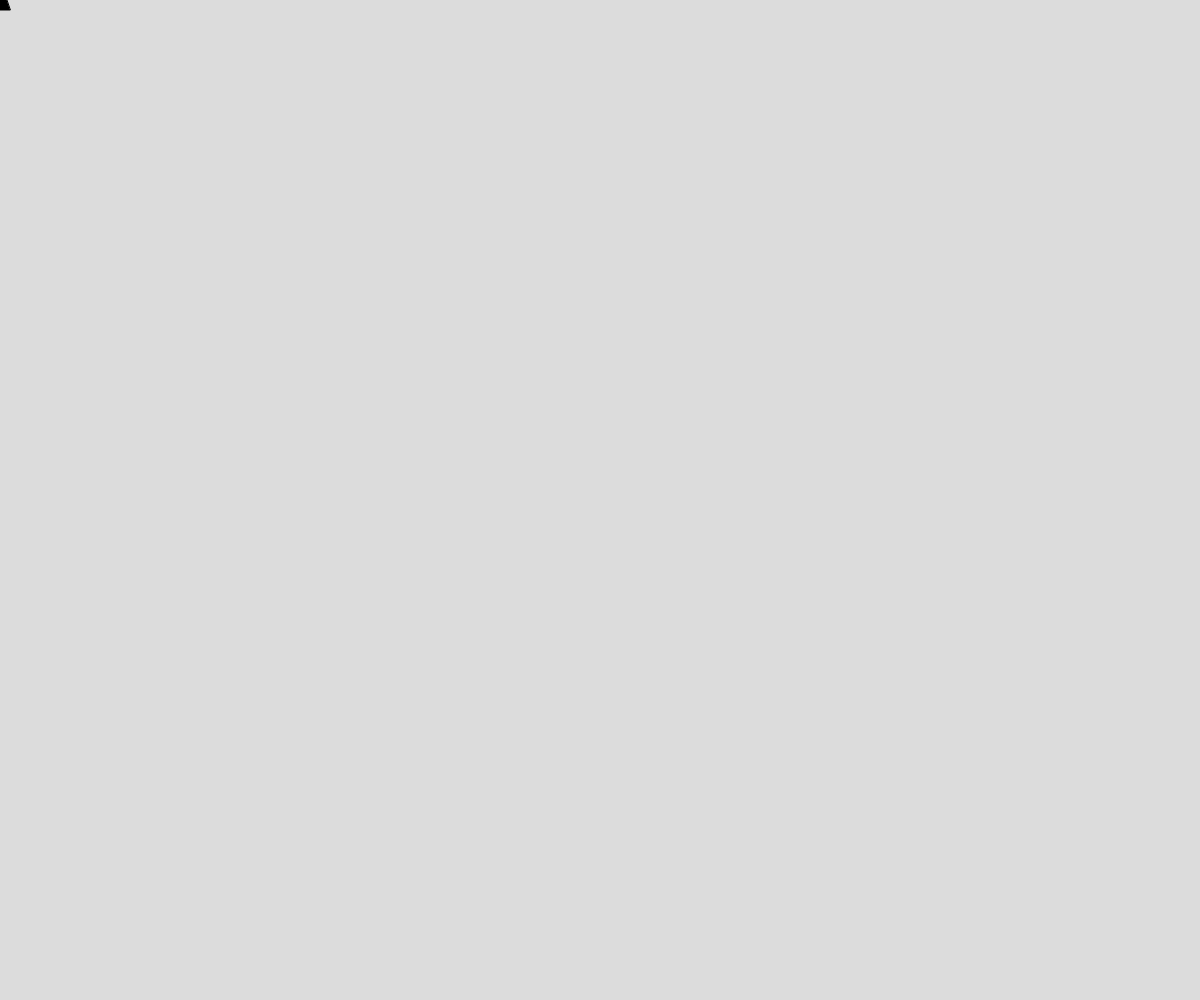
Frame 1 (no input)
Frame 60 (no input): identical to frame 1, image omitted
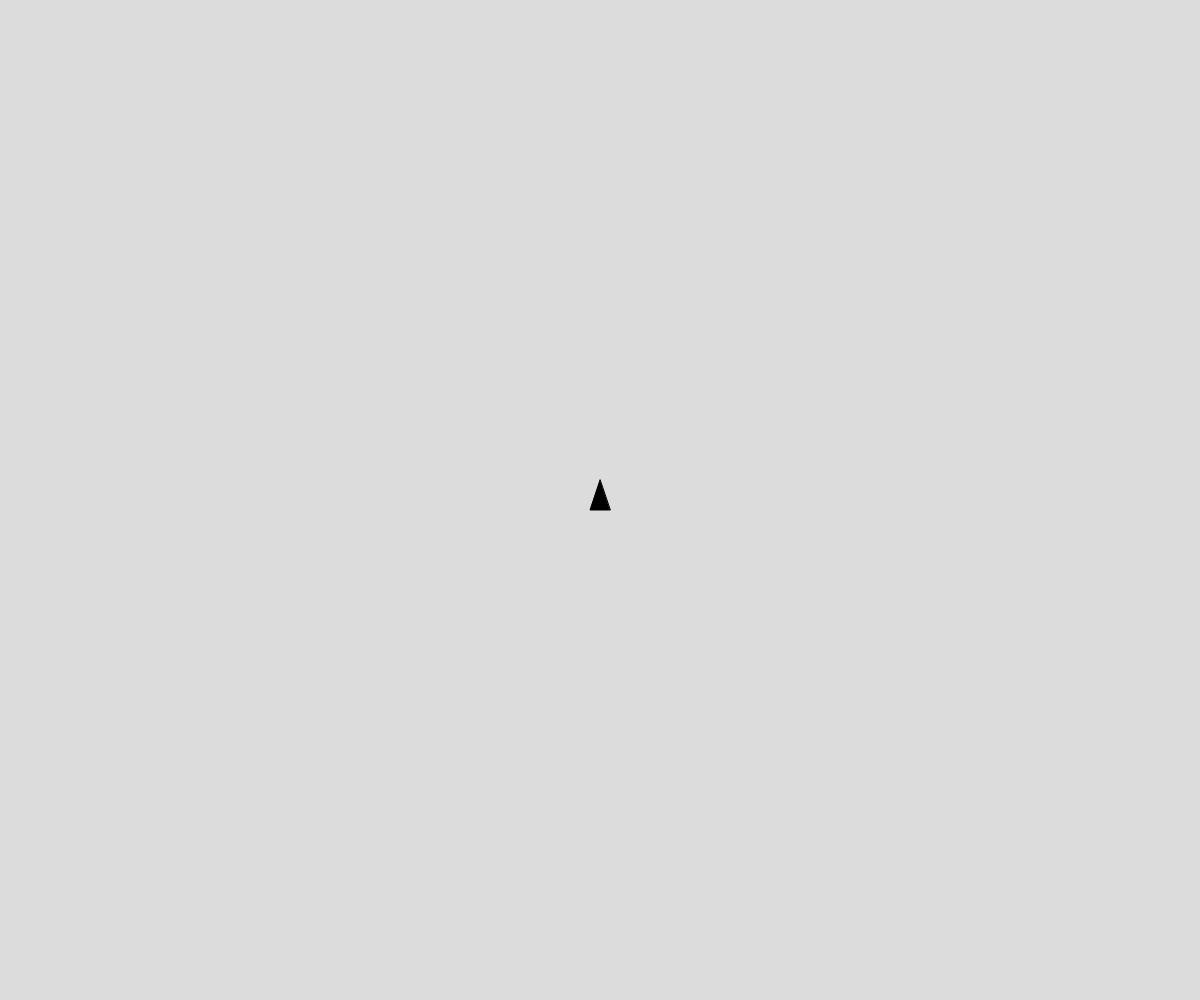
Frame 120 (the mouse pressed at the canvas centre since frame 60)

The p5.js sketch that drew these frames (run headless with seeded random() and noise() and a simulated clock; from frame 60 on, the mouse is pressed at the canvas centre):

// p5.js sketch
// ── sketch.js
// Colors and Canvases
// Isaac Munro
// Sep 13 2023

let ballX, ballY, ballSize = 100;

let xSpeed = 5;
let ySpeed = 5;

function setup() {
  createCanvas(windowWidth, windowHeight);
  ballX = width/2;
  ballY - height/2;
}

function draw() {
  background(220);
  moveAndDrawBall();
  drawTriangle();
}

function drawTriangle(){
  // draw triangle at cursor
  triangle(mouseX, mouseY -20, mouseX -10, mouseY+10, mouseX+10, mouseY+10);
}

function moveAndDrawBall(){
  // update position
  ballX+= xSpeed;
  ballY+= ySpeed;


  // render ball
  fill(0);
  circle(ballX, ballY, ballSize);
}
